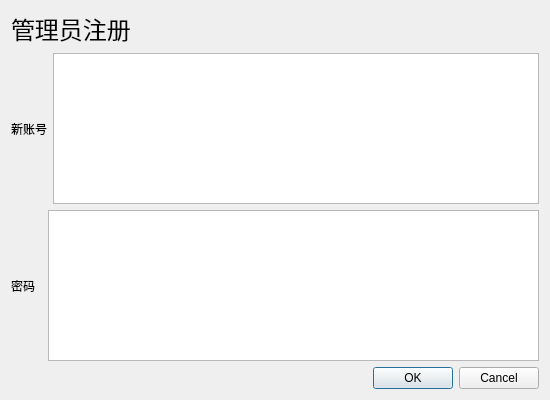
<?xml version="1.0" encoding="UTF-8"?>
<ui version="4.0">
 <class>Adminregister</class>
 <widget class="QDialog" name="Adminregister">
  <property name="geometry">
   <rect>
    <x>0</x>
    <y>0</y>
    <width>550</width>
    <height>400</height>
   </rect>
  </property>
  <property name="windowTitle">
   <string>Dialog</string>
  </property>
  <layout class="QVBoxLayout" name="verticalLayout">
   <item>
    <widget class="QLabel" name="label">
     <property name="font">
      <font>
       <family>微软雅黑 Light</family>
       <pointsize>18</pointsize>
      </font>
     </property>
     <property name="text">
      <string>管理员注册</string>
     </property>
    </widget>
   </item>
   <item>
    <layout class="QHBoxLayout" name="horizontalLayout">
     <item>
      <widget class="QLabel" name="label_2">
       <property name="text">
        <string>新账号</string>
       </property>
      </widget>
     </item>
     <item>
      <widget class="QTextEdit" name="textEdit"/>
     </item>
    </layout>
   </item>
   <item>
    <layout class="QHBoxLayout" name="horizontalLayout_2">
     <item>
      <widget class="QLabel" name="label_3">
       <property name="text">
        <string>密码  </string>
       </property>
      </widget>
     </item>
     <item>
      <widget class="QTextEdit" name="textEdit_2"/>
     </item>
    </layout>
   </item>
   <item>
    <widget class="QDialogButtonBox" name="buttonBox">
     <property name="orientation">
      <enum>Qt::Horizontal</enum>
     </property>
     <property name="standardButtons">
      <set>QDialogButtonBox::Cancel|QDialogButtonBox::Ok</set>
     </property>
    </widget>
   </item>
  </layout>
 </widget>
 <resources/>
 <connections>
  <connection>
   <sender>buttonBox</sender>
   <signal>accepted()</signal>
   <receiver>Adminregister</receiver>
   <slot>accept()</slot>
   <hints>
    <hint type="sourcelabel">
     <x>248</x>
     <y>254</y>
    </hint>
    <hint type="destinationlabel">
     <x>157</x>
     <y>274</y>
    </hint>
   </hints>
  </connection>
  <connection>
   <sender>buttonBox</sender>
   <signal>rejected()</signal>
   <receiver>Adminregister</receiver>
   <slot>reject()</slot>
   <hints>
    <hint type="sourcelabel">
     <x>316</x>
     <y>260</y>
    </hint>
    <hint type="destinationlabel">
     <x>286</x>
     <y>274</y>
    </hint>
   </hints>
  </connection>
 </connections>
</ui>
